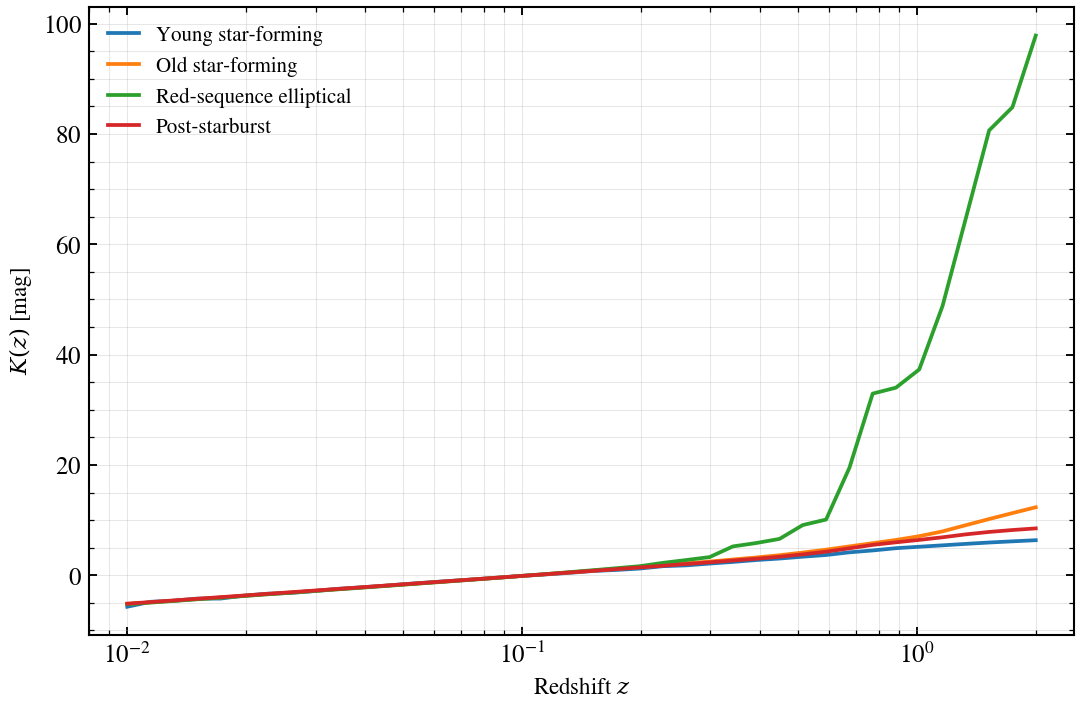

Write Python code to recreate this figure.
"""
K-corrections as a function of redshift for different SED types
================================================================

How do K-corrections vary with redshift for different galaxy populations?
K-corrections quantify the shift in filter response as galaxies move
to higher redshifts: K(z) = −2.5 log₁₀[(1+z) × F_ν(z) / F_ν(0)] for a
fixed rest-frame filter. We compute K(z) for the SDSS r-band across
four galaxy types — young star-forming, old star-forming, red-sequence
elliptical, and post-starburst — from z = 0.01 to z = 2.0. This
illustrates why stellar mass measurements require careful K-corrections
at high redshift and why colour-matched template sets dominate
photometric redshift algorithms.

Reference: Hogg (1999) on K-correction formalism; Blanton & Roweis (2007)
on SDSS template K-corrections.

.. sphx-glr-precomputed-img:

.. image:: images/sphx_glr_plot_k_correction_grid_001.png
   :alt: plot_k_correction_grid
   :class: sphx-glr-single-img

"""

# sphinx_gallery_thumbnail_number = 1

from pathlib import Path

import jax
import jax.numpy as jnp
import matplotlib
import matplotlib.pyplot as plt
import numpy as np

matplotlib.use("Agg")

jax.config.update("jax_enable_x64", True)

import tengri
from tengri.analysis.plotting import setup_style

setup_style()


def _find_filters():
    """Find filter cache directory in standard locations."""
    for p in [
        Path("data/filters"),
        Path("../data/filters"),
        Path("../../data/filters"),
        Path("../../../data/filters"),
    ]:
        if p.exists():
            return str(p)
    return "data/filters"


# Load SSP
ssp = tengri.load_ssp()

# Locate filter cache
filter_dir = _find_filters()

# Observation: SDSS r-band only
obs = tengri.Observation(
    photometry=tengri.Photometry.from_names(["sdss_r"], cache_dir=filter_dir)
)


def _build_galaxy(sfh_config, dust_config, label):
    """Build a model for one galaxy type."""
    return tengri.SEDModel.build(
        ssp,
        observation=obs,
        sfh=sfh_config,
        dust=dust_config,
        redshift=tengri.FIXED,
    )


# Define four SED types
GALAXY_TYPES = [
    (
        "Young star-forming",
        {
            "type": "tsnorm",
            "*": tengri.FIXED,
            "log_peak_sfr": 1.0,  # 10 Msun/yr
            "peak_lbt_gyr": 0.2,  # age ≈ 0.2 Gyr
            "width_gyr": 0.15,
            "skew": 0.0,
            "trunc": 13.0,
        },
        {
            "type": "two_component",
            "*": tengri.FIXED,
            "tau_diff": 0.4,  # moderate dust
            "tau_bc": 0.5,
            "slope": -0.7,
        },
        "#1f77b4",  # blue
    ),
    (
        "Old star-forming",
        {
            "type": "tsnorm",
            "*": tengri.FIXED,
            "log_peak_sfr": 1.0,
            "peak_lbt_gyr": 5.0,  # age ≈ 5 Gyr
            "width_gyr": 1.0,
            "skew": 0.0,
            "trunc": 13.0,
        },
        {
            "type": "two_component",
            "*": tengri.FIXED,
            "tau_diff": 0.15,  # lighter dust
            "tau_bc": 0.2,
            "slope": -0.7,
        },
        "#ff7f0e",  # orange
    ),
    (
        "Red-sequence elliptical",
        {
            "type": "tsnorm",
            "*": tengri.FIXED,
            "log_peak_sfr": 2.0,  # 100 Msun/yr
            "peak_lbt_gyr": 10.0,  # age ≈ 10 Gyr (old starburst)
            "width_gyr": 0.5,
            "skew": 0.0,
            "trunc": 13.0,
        },
        {
            "type": "two_component",
            "*": tengri.FIXED,
            "tau_diff": 0.05,  # minimal dust
            "tau_bc": 0.0,
            "slope": -0.7,
        },
        "#2ca02c",  # green
    ),
    (
        "Post-starburst",
        {
            "type": "tsnorm",
            "*": tengri.FIXED,
            "log_peak_sfr": 2.0,
            "peak_lbt_gyr": 1.5,  # intermediate age
            "width_gyr": 0.3,
            "skew": 0.0,
            "trunc": 13.0,
        },
        {
            "type": "two_component",
            "*": tengri.FIXED,
            "tau_diff": 0.2,
            "tau_bc": 0.3,
            "slope": -0.7,
        },
        "#d62728",  # red
    ),
]

# Redshift grid
z_grid = np.logspace(np.log10(0.01), np.log10(2.0), 40)

fig, ax = plt.subplots(figsize=(7.5, 5.0))

for galaxy_label, sfh_cfg, dust_cfg, color in GALAXY_TYPES:
    # Build model at z = 0 reference
    model_z0 = _build_galaxy(sfh_cfg, dust_cfg, galaxy_label)
    baseline_params = dict(model_z0.spec.sample(jax.random.PRNGKey(0)))

    # Predict rest-frame photometry at z=0
    f_rest = np.asarray(model_z0.predict_photometry(baseline_params))[0]

    # K-correction as function of redshift
    k_corr = np.empty_like(z_grid)

    for i, z in enumerate(z_grid):
        # Build model at redshift z
        model_z = tengri.SEDModel.build(
            ssp,
            observation=obs,
            sfh=sfh_cfg,
            dust=dust_cfg,
            redshift=tengri.Fixed(float(z)),
        )

        # Predict observed-frame photometry
        params = {**baseline_params, "redshift": float(z)}
        f_obs = np.asarray(model_z.predict_photometry(params))[0]

        # K(z) = -2.5 * log10[(1+z) * F_obs / F_rest]
        k_corr[i] = -2.5 * np.log10((1.0 + z) * f_obs / f_rest)

    ax.semilogx(z_grid, k_corr, color=color, lw=1.8, label=galaxy_label, zorder=3)

ax.set_xlabel(r"Redshift $z$", fontsize=11)
ax.set_ylabel(r"$K(z)$ [mag]", fontsize=11)
ax.set_xlim(0.008, 2.5)
ax.legend(frameon=False, fontsize=10, loc="best")
ax.grid(True, alpha=0.3, which="both")

fig.tight_layout()

# Save to script directory
script_dir = Path(__file__).resolve().parent if "__file__" in dir() else Path(".")
plt.savefig(
    str(script_dir / "plot_k_correction_grid.png"), dpi=150, bbox_inches="tight"
)
plt.close()
